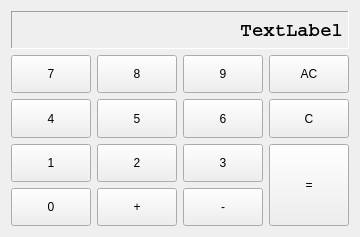
<?xml version="1.0" encoding="UTF-8"?>
<ui version="4.0">
 <class>CalculatorInterface</class>
 <widget class="QWidget" name="CalculatorInterface">
  <property name="geometry">
   <rect>
    <x>0</x>
    <y>0</y>
    <width>336</width>
    <height>237</height>
   </rect>
  </property>
  <property name="windowTitle">
   <string>CalculatorInterface</string>
  </property>
  <layout class="QGridLayout" name="gridLayout">
   <item row="0" column="0" colspan="4">
    <widget class="QLabel" name="entryLabel">
     <property name="font">
      <font>
       <family>Courier</family>
       <pointsize>14</pointsize>
       <weight>75</weight>
       <bold>true</bold>
      </font>
     </property>
     <property name="frameShape">
      <enum>QFrame::Panel</enum>
     </property>
     <property name="frameShadow">
      <enum>QFrame::Sunken</enum>
     </property>
     <property name="text">
      <string>TextLabel</string>
     </property>
     <property name="alignment">
      <set>Qt::AlignRight|Qt::AlignTrailing|Qt::AlignVCenter</set>
     </property>
    </widget>
   </item>
   <item row="1" column="0">
    <widget class="QPushButton" name="buttonSeven">
     <property name="sizePolicy">
      <sizepolicy hsizetype="Minimum" vsizetype="Minimum">
       <horstretch>0</horstretch>
       <verstretch>0</verstretch>
      </sizepolicy>
     </property>
     <property name="text">
      <string>7</string>
     </property>
    </widget>
   </item>
   <item row="1" column="1">
    <widget class="QPushButton" name="buttonEight">
     <property name="sizePolicy">
      <sizepolicy hsizetype="Minimum" vsizetype="Minimum">
       <horstretch>0</horstretch>
       <verstretch>0</verstretch>
      </sizepolicy>
     </property>
     <property name="text">
      <string>8</string>
     </property>
    </widget>
   </item>
   <item row="1" column="2">
    <widget class="QPushButton" name="buttonNine">
     <property name="sizePolicy">
      <sizepolicy hsizetype="Minimum" vsizetype="Minimum">
       <horstretch>0</horstretch>
       <verstretch>0</verstretch>
      </sizepolicy>
     </property>
     <property name="text">
      <string>9</string>
     </property>
    </widget>
   </item>
   <item row="1" column="3">
    <widget class="QPushButton" name="buttonAllClear">
     <property name="sizePolicy">
      <sizepolicy hsizetype="Minimum" vsizetype="Minimum">
       <horstretch>0</horstretch>
       <verstretch>0</verstretch>
      </sizepolicy>
     </property>
     <property name="text">
      <string>AC</string>
     </property>
    </widget>
   </item>
   <item row="2" column="0">
    <widget class="QPushButton" name="buttonFour">
     <property name="sizePolicy">
      <sizepolicy hsizetype="Minimum" vsizetype="Minimum">
       <horstretch>0</horstretch>
       <verstretch>0</verstretch>
      </sizepolicy>
     </property>
     <property name="text">
      <string>4</string>
     </property>
    </widget>
   </item>
   <item row="2" column="1">
    <widget class="QPushButton" name="buttonFive">
     <property name="sizePolicy">
      <sizepolicy hsizetype="Minimum" vsizetype="Minimum">
       <horstretch>0</horstretch>
       <verstretch>0</verstretch>
      </sizepolicy>
     </property>
     <property name="text">
      <string>5</string>
     </property>
    </widget>
   </item>
   <item row="2" column="2">
    <widget class="QPushButton" name="buttonSix">
     <property name="sizePolicy">
      <sizepolicy hsizetype="Minimum" vsizetype="Minimum">
       <horstretch>0</horstretch>
       <verstretch>0</verstretch>
      </sizepolicy>
     </property>
     <property name="text">
      <string>6</string>
     </property>
    </widget>
   </item>
   <item row="2" column="3">
    <widget class="QPushButton" name="buttonClear">
     <property name="sizePolicy">
      <sizepolicy hsizetype="Minimum" vsizetype="Minimum">
       <horstretch>0</horstretch>
       <verstretch>0</verstretch>
      </sizepolicy>
     </property>
     <property name="text">
      <string>C</string>
     </property>
    </widget>
   </item>
   <item row="3" column="0">
    <widget class="QPushButton" name="buttonOne">
     <property name="sizePolicy">
      <sizepolicy hsizetype="Minimum" vsizetype="Minimum">
       <horstretch>0</horstretch>
       <verstretch>0</verstretch>
      </sizepolicy>
     </property>
     <property name="text">
      <string>1</string>
     </property>
    </widget>
   </item>
   <item row="3" column="1">
    <widget class="QPushButton" name="buttonTwo">
     <property name="sizePolicy">
      <sizepolicy hsizetype="Minimum" vsizetype="Minimum">
       <horstretch>0</horstretch>
       <verstretch>0</verstretch>
      </sizepolicy>
     </property>
     <property name="text">
      <string>2</string>
     </property>
    </widget>
   </item>
   <item row="3" column="2">
    <widget class="QPushButton" name="buttonThree">
     <property name="sizePolicy">
      <sizepolicy hsizetype="Minimum" vsizetype="Minimum">
       <horstretch>0</horstretch>
       <verstretch>0</verstretch>
      </sizepolicy>
     </property>
     <property name="text">
      <string>3</string>
     </property>
    </widget>
   </item>
   <item row="3" column="3" rowspan="2">
    <widget class="QPushButton" name="buttonCalculate">
     <property name="sizePolicy">
      <sizepolicy hsizetype="Minimum" vsizetype="Minimum">
       <horstretch>0</horstretch>
       <verstretch>0</verstretch>
      </sizepolicy>
     </property>
     <property name="text">
      <string>=</string>
     </property>
    </widget>
   </item>
   <item row="4" column="0">
    <widget class="QPushButton" name="buttonZero">
     <property name="sizePolicy">
      <sizepolicy hsizetype="Minimum" vsizetype="Minimum">
       <horstretch>0</horstretch>
       <verstretch>0</verstretch>
      </sizepolicy>
     </property>
     <property name="text">
      <string>0</string>
     </property>
    </widget>
   </item>
   <item row="4" column="1">
    <widget class="QPushButton" name="buttonAdd">
     <property name="sizePolicy">
      <sizepolicy hsizetype="Minimum" vsizetype="Minimum">
       <horstretch>0</horstretch>
       <verstretch>0</verstretch>
      </sizepolicy>
     </property>
     <property name="text">
      <string>+</string>
     </property>
    </widget>
   </item>
   <item row="4" column="2">
    <widget class="QPushButton" name="buttonSubtract">
     <property name="sizePolicy">
      <sizepolicy hsizetype="Minimum" vsizetype="Minimum">
       <horstretch>0</horstretch>
       <verstretch>0</verstretch>
      </sizepolicy>
     </property>
     <property name="text">
      <string>-</string>
     </property>
    </widget>
   </item>
  </layout>
 </widget>
 <layoutdefault spacing="6" margin="11"/>
 <resources/>
 <connections/>
</ui>
